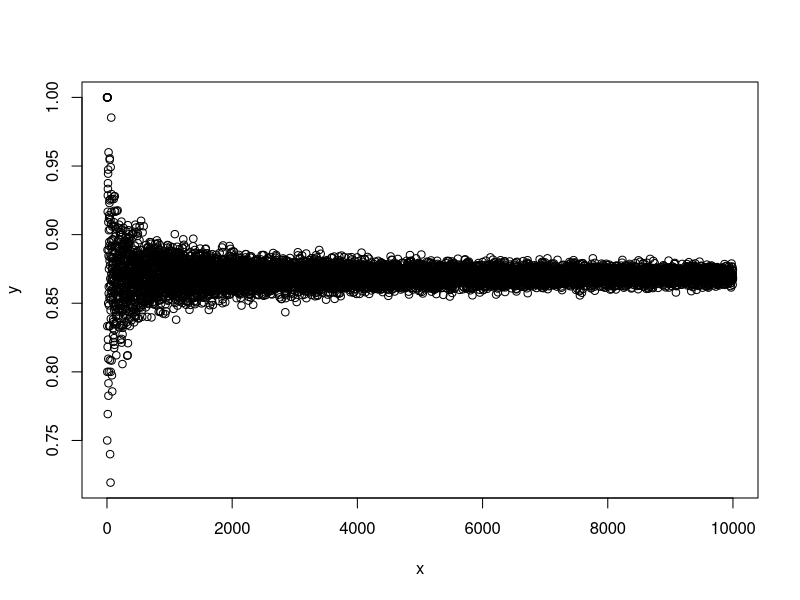
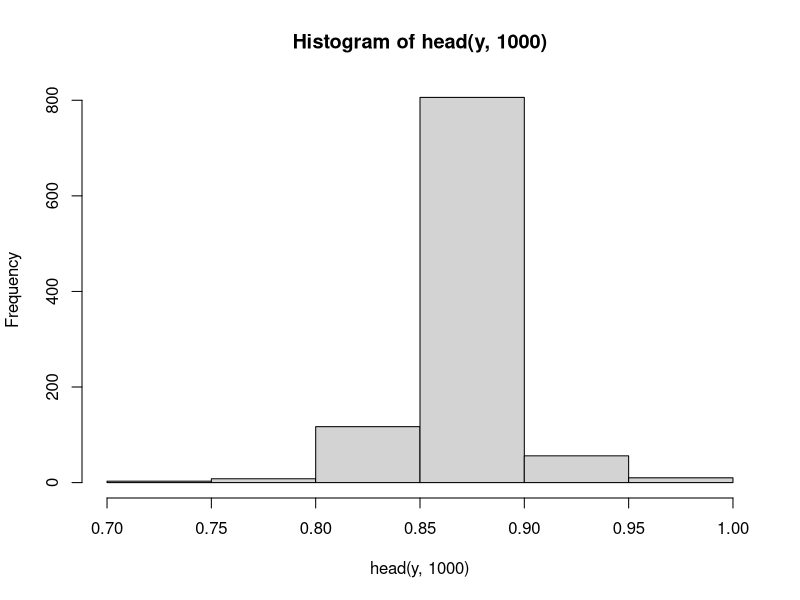
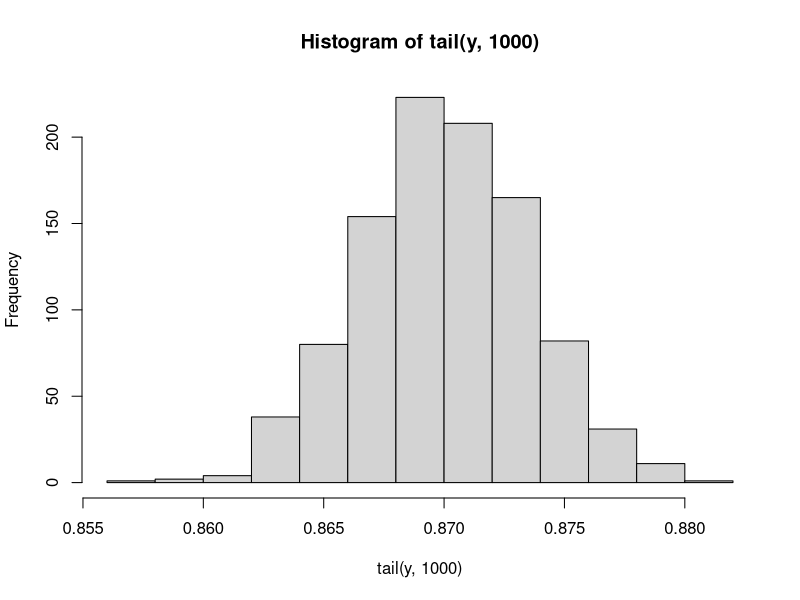

Write the R code that produced these figures, in order.
set.seed(5195112)

# sample a proportion of an experiment with n trials and a given success rate
sampleBinom <- function(n) {
  mean(rbinom(n, 1, 0.87))
}

# plot how the proportion changes with larger sample sizes
x <- 1:10000
y <- sapply(x, sampleBinom)
plot(x, y)

# what can be inferred comparing the first (low n) and last (high n) elements?
hist(head(y, 1000), breaks=10)
hist(tail(y, 1000), breaks=10)

